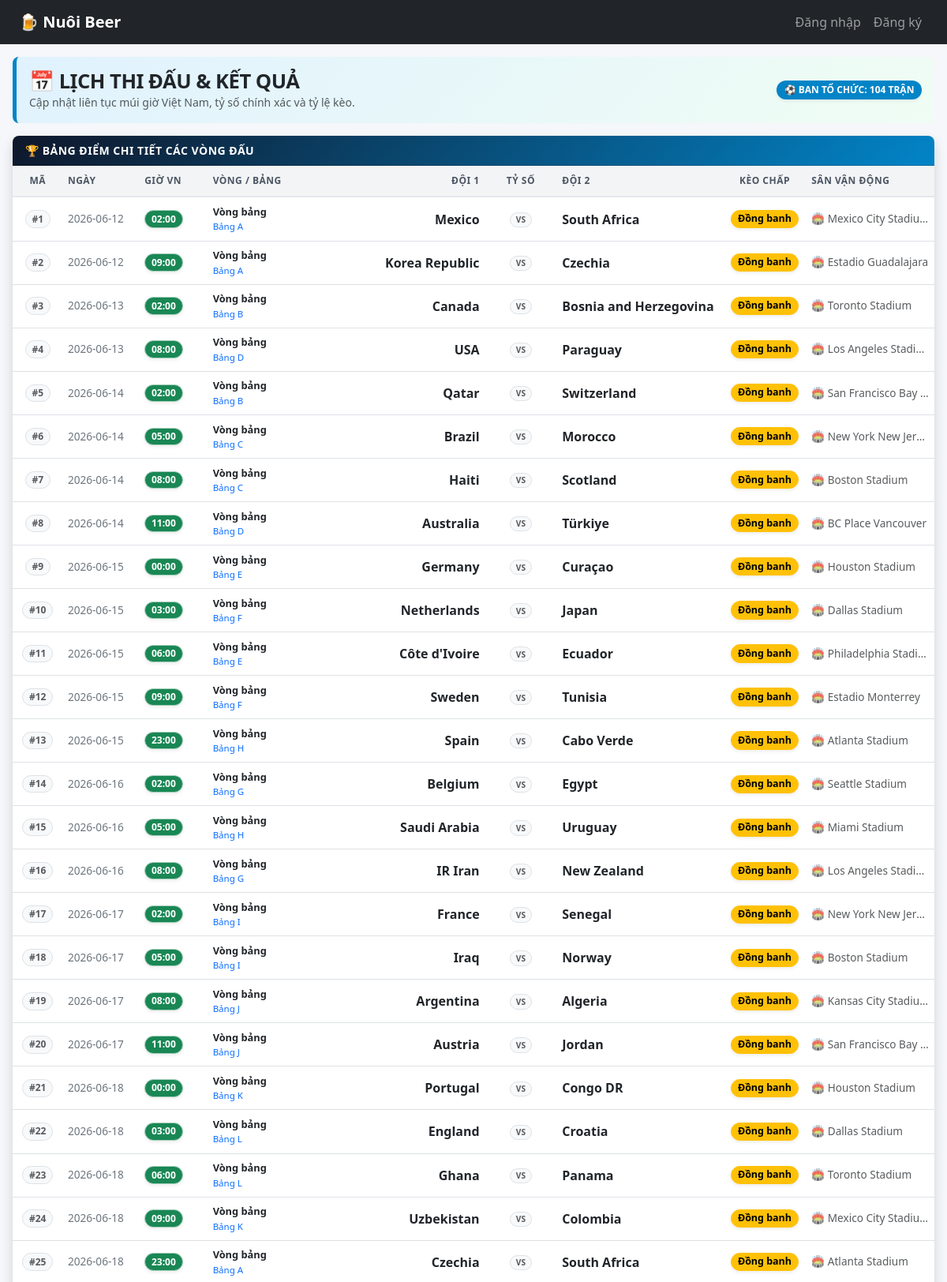
Page /lich-thi-dau (upper part) on the committed database.
### tables this page shows
CREATE TABLE matches (
            id INTEGER PRIMARY KEY AUTOINCREMENT,
            match_no INTEGER UNIQUE NOT NULL,
            match_date TEXT,
            time_vn TEXT,
            stage TEXT,
            group_name TEXT,
            home TEXT NOT NULL,
            away TEXT NOT NULL,
            stadium TEXT,
            city TEXT,
            score_home INTEGER,
            score_away INTEGER,
            handicap_team TEXT,
            handicap_value REAL DEFAULT 0,
            note TEXT,
            updated_at TIMESTAMP DEFAULT CURRENT_TIMESTAMP
        );

### app.py (the view)
@app.route("/lich-thi-dau")
def fixtures():
    fixtures = get_matches()
    for match in fixtures:
        enrich_match_display_names(match)
        match["handicap_text"] = get_handicap_text(match)
        match["beer_points"] = get_stage_points(match["stage"])
    return render_template("lich_thi_dau.html", fixtures=fixtures)

### app.py (called while the page is built, shortened)
def get_db():
    conn = sqlite3.connect(DB_NAME)
    conn.row_factory = sqlite3.Row
    return conn

def get_stage_points(stage):
    conn = get_db()
    row = conn.execute(
        "SELECT beer_points FROM stage_points WHERE stage = ?",
        (stage,)
    ).fetchone()
    conn.close()
    if row:
        return row["beer_points"]
    return 10

def rows_to_dicts(rows):
    return [dict(row) for row in rows]

def get_matches():
    conn = get_db()
    rows = conn.execute("""
        SELECT
            match_no,
            match_date AS date,
            time_vn,
            stage,
            group_name AS "group",
            home,
            away,
            stadium,
            city,
            score_home,
            score_away,
            handicap_team,
            handicap_value,
            note
        FROM matches
        ORDER BY match_no ASC
    """).fetchall()
    conn.close()
    return rows_to_dicts(rows)

def get_handicap_text(match):
    handicap_team = match.get("handicap_team")
    handicap_value = match.get("handicap_value") or 0
    if not handicap_team or handicap_value == 0:
        return "Đồng banh"
    if handicap_team == "home":
        return f"{match.get('home')} chấp {handicap_value:g}"
    if handicap_team == "away":
        return f"{match.get('away')} chấp {handicap_value:g}"
    return "Đồng banh"

def get_finished_group_matches():
    conn = get_db()
    rows = conn.execute("""
        SELECT
            group_name,
            home,
            away,
            score_home,
            score_away
        FROM matches
        WHERE stage = ?
          AND score_home IS NOT NULL
          AND score_away IS NOT NULL
    """, ("Vòng bảng",)).fetchall()
    conn.close()
    return rows

def calculate_head_to_head_table(teams, matches):
    team_names = [team["name"] for team in teams]
    h2h = {}
    for name in team_names:
        h2h[name] = {
            "name": name,
            "points": 0,
            "goals_for": 0,
            "goals_against": 0
        }
    return h2h

def sort_tied_group(tied_teams, group_matches):
    h2h = calculate_head_to_head_table(tied_teams, group_matches)
    def h2h_key(team):
        data = h2h[team["name"]]
        h2h_gd = data["goals_for"] - data["goals_against"]
        return (
            data["points"],
            h2h_gd,
            data["goals_for"]
        )
    return sorted(
        tied_teams,
        key=h2h_key,
        reverse=True
    )

### templates/lich_thi_dau.html (shortened to what this page needs)
{% extends "base.html" %}
{% block content %}
<div class="container-fluid py-3 px-3" style="max-width: 1400px; margin: 0 auto;">
  <div class="d-flex flex-column flex-sm-row justify-content-between align-items-sm-center gap-2 mb-3 p-3 rounded-3" style="background: linear-gradient(135deg, #e0f2fe 0%, #f0fdf4 100%); border-left: 5px solid #0284c7;">
    <div>
      <h2 class="fw-bold mb-0 text-dark" style="font-size: 1.6rem; letter-spacing: -0.5px;">📅 LỊCH THI ĐẤU & KẾT QUẢ</h2>
      <p class="text-muted mb-0 small fw-medium">
        Cập nhật liên tục múi giờ Việt Nam, tỷ số chính xác và tỷ lệ kèo.
      </p>
    </div>
    <span class="badge text-bg-primary fw-bold shadow-sm" style="font-size: 0.75rem; background-color: #0284c7 !important; padding: 0.5em 0.8em;">
      ⚽ BAN TỔ CHỨC: {{ fixtures|length }} TRẬN
    </span>
  </div>
  <div class="card border-0 shadow rounded-3 overflow-hidden">
    <div class="card-header bg-gradient-schedule py-2 px-3">
      <div class="fw-bold text-white small" style="letter-spacing: 0.5px;">🏆 BẢNG ĐIỂM CHI TIẾT CÁC VÒNG ĐẤU</div>
    </div>
    <div class="table-responsive">
      <table class="table table-hover align-middle mb-0 fixture-table">
        <thead>
          <tr>
            <th class="text-center" style="width: 50px;">Mã</th>
            <th style="width: 90px;">Ngày</th>
            <th style="width: 80px;">Giờ VN</th>
            <th style="width: 130px;">Vòng / Bảng</th>
            <th class="text-end" style="width: 18%;">Đội 1</th>
            <th class="text-center" style="width: 85px;">Tỷ số</th>
            <th style="width: 18%;">Đội 2</th>
            <th class="text-center" style="width: 80px;">Kèo Chấp</th>
            <th style="width: 150px;">Sân vận động</th>
          </tr>
        </thead>
        <tbody>
          {% for match in fixtures %}
          <tr class="fixture-row">
            <td class="text-center">
              <span class="badge rounded-pill text-bg-light border text-muted fw-bold" style="font-size: 0.75rem;">#{{ match.match_no }}</span>
            </td>
            <td class="text-nowrap text-secondary fw-medium">{{ match.date }}</td>
            <td class="text-nowrap">
              {% if match.time_vn %}
                <span class="badge text-bg-success border border-success-subtle fw-bold shadow-sm" style="font-size: 0.75rem;">{{ match.time_vn }}</span>
              {% else %}
                <span class="text-muted" style="font-size: 0.75rem;">--:--</span>
              {% endif %}
            </td>
            <td>
              <div class="d-flex flex-column">
                <span class="fw-bold text-dark" style="font-size: 0.8rem;">{{ match.stage }}</span>
                {% if match.group %}
                  <span class="text-primary fw-medium" style="font-size: 0.72rem;">Bảng {{ match.group }}</span>
                {% endif %}
              </div>
            </td>
            <td class="fw-bold text-end text-dark fs-6">{{ match.home_display or match.home }}</td>
            <td class="text-center">
              {% if match.score_home is not none and match.score_away is not none %}
                <span class="badge text-bg-danger fw-bold shadow-sm d-inline-block" style="font-size: 0.88rem !important; padding: 0.35em 0.7em; letter-spacing: 0.5px; background-color: #dc3545 !important;">
                  {{ match.score_home }} - {{ match.score_away }}
                </span>
              {% else %}
                <span class="badge rounded-pill text-bg-light border text-muted small fw-bold px-2.5">VS</span>
              {% endif %}
            </td>
            <td class="fw-bold text-dark fs-6">{{ match.away_display or match.away }}</td>
            <td class="text-center">
              {% if match.handicap_text %}
                <span class="badge text-bg-warning fw-bold border border-warning shadow-sm" style="font-size: 0.78rem; padding: 0.35em 0.6em;">
                  {{ match.handicap_text }}
                </span>
              {% else %}
                <span class="text-muted small">-</span>
              {% endif %}
            </td>
            <td class="text-muted text-truncate small" style="max-width: 150px;" title="{{ match.stadium }}">
              🏟️ <span class="fw-medium">{{ match.stadium or 'Chưa rõ' }}</span>
            </td>
          </tr>
          {% endfor %}
        </tbody>
      </table>
    </div>
  </div>
</div>
{% endblock %}

### static/css/style.css (style rules this page uses)
body { background: #f5f7fa; }
.table th { white-space: nowrap; }
.table td { white-space: nowrap; }
.card { border-radius: 16px; }
.badge { border-radius: 999px; }

### templates/lich_thi_dau.html (style rules this page uses)
.bg-gradient-schedule { background: linear-gradient(135deg, #0f172a 0%, #0284c7 100%) !important; }
.fixture-table th { font-size: 0.75rem; font-weight: 700; color: #4b5563; text-transform: uppercase; letter-spacing: 0.5px; padding: 0.65rem 0.4rem !important; background-color: #f3f4f6; border-bottom: 2px solid #e5e7eb; }
.fixture-table td { font-size: 0.85rem; padding: 0.55rem 0.4rem !important; white-space: nowrap; }
.fixture-table tbody tr:nth-child(even) { background-color: #f8fafc; }

### rows in the picture
matches: match_no "1", date "2026-06-12", time_vn "02:00", stage "Vòng bảng", group "A", home "Mexico", away "South Africa", handicap_text "Đồng banh", stadium "Mexico City Stadium"
matches: match_no "2", date "2026-06-12", time_vn "09:00", stage "Vòng bảng", group "A", home "Korea Republic", away "Czechia", handicap_text "Đồng banh", stadium "Estadio Guadalajara"
matches: match_no "3", date "2026-06-13", time_vn "02:00", stage "Vòng bảng", group "B", home "Canada", away "Bosnia and Herzegovina", handicap_text "Đồng banh", stadium "Toronto Stadium"
matches: match_no "4", date "2026-06-13", time_vn "08:00", stage "Vòng bảng", group "D", home "USA", away "Paraguay", handicap_text "Đồng banh", stadium "Los Angeles Stadi…"
matches: match_no "5", date "2026-06-14", time_vn "02:00", stage "Vòng bảng", group "B", home "Qatar", away "Switzerland", handicap_text "Đồng banh", stadium "San Francisco Bay…"
matches: match_no "6", date "2026-06-14", time_vn "05:00", stage "Vòng bảng", group "C", home "Brazil", away "Morocco", handicap_text "Đồng banh", stadium "New York New Jer…"
matches: match_no "7", date "2026-06-14", time_vn "08:00", stage "Vòng bảng", group "C", home "Haiti", away "Scotland", handicap_text "Đồng banh", stadium "Boston Stadium"
matches: match_no "8", date "2026-06-14", time_vn "11:00", stage "Vòng bảng", group "D", home "Australia", away "Türkiye", handicap_text "Đồng banh", stadium "BC Place Vancouver"
matches: match_no "9", date "2026-06-15", time_vn "00:00", stage "Vòng bảng", group "E", home "Germany", away "Curaçao", handicap_text "Đồng banh", stadium "Houston Stadium"
matches: match_no "10", date "2026-06-15", time_vn "03:00", stage "Vòng bảng", group "F", home "Netherlands", away "Japan", handicap_text "Đồng banh", stadium "Dallas Stadium"
matches: match_no "11", date "2026-06-15", time_vn "06:00", stage "Vòng bảng", group "E", home "Côte d'Ivoire", away "Ecuador", handicap_text "Đồng banh", stadium "Philadelphia Stadi…"
matches: match_no "12", date "2026-06-15", time_vn "09:00", stage "Vòng bảng", group "F", home "Sweden", away "Tunisia", handicap_text "Đồng banh", stadium "Estadio Monterrey"
matches: match_no "13", date "2026-06-15", time_vn "23:00", stage "Vòng bảng", group "H", home "Spain", away "Cabo Verde", handicap_text "Đồng banh", stadium "Atlanta Stadium"
matches: match_no "14", date "2026-06-16", time_vn "02:00", stage "Vòng bảng", group "G", home "Belgium", away "Egypt", handicap_text "Đồng banh", stadium "Seattle Stadium"
matches: match_no "15", date "2026-06-16", time_vn "05:00", stage "Vòng bảng", group "H", home "Saudi Arabia", away "Uruguay", handicap_text "Đồng banh", stadium "Miami Stadium"
matches: match_no "16", date "2026-06-16", time_vn "08:00", stage "Vòng bảng", group "G", home "IR Iran", away "New Zealand", handicap_text "Đồng banh", stadium "Los Angeles Stadi…"
matches: match_no "17", date "2026-06-17", time_vn "02:00", stage "Vòng bảng", group "I", home "France", away "Senegal", handicap_text "Đồng banh", stadium "New York New Jer…"
matches: match_no "18", date "2026-06-17", time_vn "05:00", stage "Vòng bảng", group "I", home "Iraq", away "Norway", handicap_text "Đồng banh", stadium "Boston Stadium"
matches: match_no "19", date "2026-06-17", time_vn "08:00", stage "Vòng bảng", group "J", home "Argentina", away "Algeria", handicap_text "Đồng banh", stadium "Kansas City Stadium"
matches: match_no "20", date "2026-06-17", time_vn "11:00", stage "Vòng bảng", group "J", home "Austria", away "Jordan", handicap_text "Đồng banh", stadium "San Francisco Bay…"
matches: match_no "21", date "2026-06-18", time_vn "00:00", stage "Vòng bảng", group "K", home "Portugal", away "Congo DR", handicap_text "Đồng banh", stadium "Houston Stadium"
matches: match_no "22", date "2026-06-18", time_vn "03:00", stage "Vòng bảng", group "L", home "England", away "Croatia", handicap_text "Đồng banh", stadium "Dallas Stadium"
matches: match_no "23", date "2026-06-18", time_vn "06:00", stage "Vòng bảng", group "L", home "Ghana", away "Panama", handicap_text "Đồng banh", stadium "Toronto Stadium"
matches: match_no "24", date "2026-06-18", time_vn "09:00", stage "Vòng bảng", group "K", home "Uzbekistan", away "Colombia", handicap_text "Đồng banh", stadium "Mexico City Stadium"
matches: match_no "25", date "2026-06-18", time_vn "23:00", stage "Vòng bảng", group "A", home "Czechia", away "South Africa", handicap_text "Đồng banh", stadium "Atlanta Stadium"

### other values in the picture
{{ fixtures|length }} "104"
